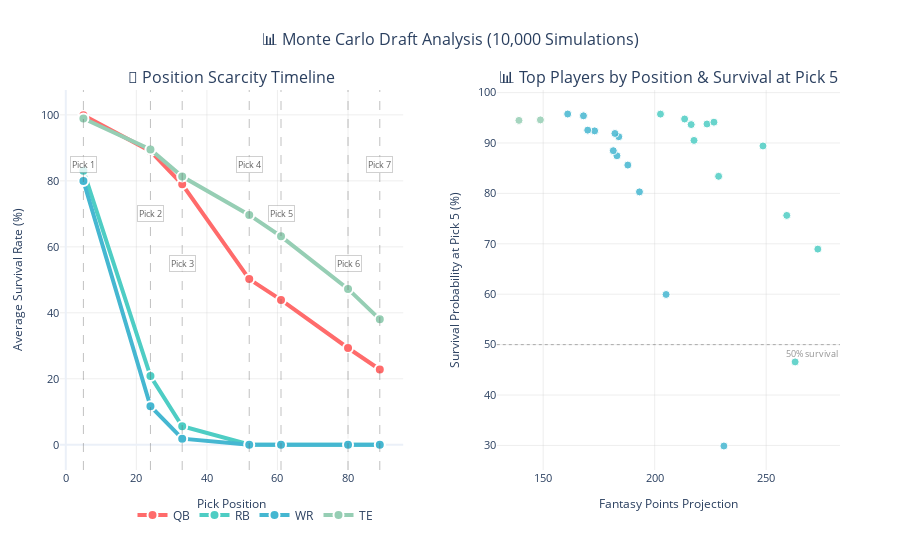

Notebook code for this chart:
### Markdown cell above
---
## 🎛️ Section 2: Interactive Parameter Explorer

**Experiment with simulation parameters** to see how they affect your results in real-time!

Use the sliders below to explore:
- 📊 **Number of simulations** - How many do you really need?
- ⚡ **Decay parameter** - How quickly do elite players disappear?
- 👥 **Player pool size** - Impact of considering more/fewer players

### Code cell
# 📊 Simplified Monte Carlo Analysis Dashboard
def create_simplified_insights_dashboard():
    """Clean 2-chart analysis focused on meaningful insights"""
    
    fig = make_subplots(
        rows=1, cols=2,
        subplot_titles=(
            '🏈 Position Scarcity Timeline',
            '📊 Top Players by Position & Survival at Pick 5'
        ),
        specs=[[{'type': 'scatter'}, {'type': 'scatter'}]],
        horizontal_spacing=0.12
    )
    
    # 1. Position availability over time - cleaner version
    for pos, color in POSITION_COLORS.items():
        pos_players = survivals_df[survivals_df['position'] == pos].head(10)
        
        if len(pos_players) > 0:
            # Average survival rate for top 10 at each pick
            avg_survivals = []
            for col in survival_cols:
                avg_survival = pos_players[col].mean()
                avg_survivals.append(avg_survival * 100)
            
            fig.add_trace(
                go.Scatter(
                    x=pick_positions,
                    y=avg_survivals,
                    mode='lines+markers',
                    name=f'{pos}',
                    line=dict(width=4, color=color),
                    marker=dict(size=10, color=color, line=dict(width=2, color='white')),
                    hovertemplate=(
                        f"<b>{pos} Position</b><br>"
                        "Pick %{x}: %{y:.1f}% avg survival<br>"
                        f"Based on top 10 {pos} players<br>"
                        "<extra></extra>"
                    )
                ),
                row=1, col=1
            )
    
    # Add vertical lines for your picks with better positioned annotations
    for i, pick in enumerate(pick_positions):
        # Stagger annotations at different y-levels to avoid title overlap
        y_position = 85 - (i % 3) * 15  # Create 3 levels: 85%, 70%, 55%
        
        fig.add_vline(
            x=pick, 
            line_dash="dash", 
            line_color="rgba(100,100,100,0.4)",
            line_width=1,
            row=1, col=1
        )
        
        # Add text annotation at specific position
        fig.add_annotation(
            x=pick,
            y=y_position,
            text=f"Pick {i+1}",
            showarrow=False,
            font=dict(size=9, color="rgba(60,60,60,0.8)"),
            bgcolor="rgba(255,255,255,0.8)",
            bordercolor="rgba(100,100,100,0.3)",
            borderwidth=1,
            row=1, col=1
        )
    
    # 2. Minimal dots chart: Top players by fantasy points vs survival at your first pick
    pick_5_col = 'survival_pick_5'  # Your first pick
    top_25 = survivals_df.head(25)  # Keep top 25 for focus
    
    for pos, color in POSITION_COLORS.items():
        pos_data = top_25[top_25['position'] == pos]
        
        if len(pos_data) > 0:
            fig.add_trace(
                go.Scatter(
                    x=pos_data['fantasy_points'],
                    y=pos_data[pick_5_col] * 100,  # Convert to percentage
                    mode='markers',  # Only markers, no text
                    name=f'{pos}',
                    marker=dict(
                        size=8,  # Smaller, minimal dots
                        color=color, 
                        opacity=0.85,
                        line=dict(width=1, color='white')
                    ),
                    hovertemplate=(
                        "<b>%{customdata}</b><br>"
                        f"Position: {pos}<br>"
                        "Fantasy Points: %{x:.1f}<br>"
                        "Survival at Pick 5: %{y:.1f}%<br>"
                        "<extra></extra>"
                    ),
                    customdata=pos_data['player_name'],
                    showlegend=False
                ),
                row=1, col=2
            )
    
    # Add reference lines for the second chart
    fig.add_hline(
        y=50, 
        line_dash="dot", 
        line_color="rgba(100,100,100,0.5)", 
        line_width=1,
        annotation_text="50% survival",
        annotation_position="bottom right",
        annotation_font_size=9,
        annotation_font_color="rgba(100,100,100,0.7)",
        row=1, col=2
    )
    
    # Update layout with better styling
    fig.update_xaxes(
        title_text="Pick Position", 
        row=1, col=1,
        gridcolor='rgba(200,200,200,0.3)',
        showgrid=True,
        title_font_size=12
    )
    fig.update_xaxes(
        title_text="Fantasy Points Projection", 
        row=1, col=2,
        gridcolor='rgba(200,200,200,0.3)',
        showgrid=True,
        title_font_size=12
    )
    
    fig.update_yaxes(
        title_text="Average Survival Rate (%)", 
        row=1, col=1,
        gridcolor='rgba(200,200,200,0.3)',
        showgrid=True,
        title_font_size=12
    )
    fig.update_yaxes(
        title_text="Survival Probability at Pick 5 (%)", 
        row=1, col=2,
        gridcolor='rgba(200,200,200,0.3)',
        showgrid=True,
        title_font_size=12
    )
    
    fig.update_layout(
        height=550,
        title_text=f"📊 Monte Carlo Draft Analysis ({num_simulations:,} Simulations)",
        title_x=0.5,
        title_font_size=16,
        template="plotly_white",
        showlegend=True,
        legend=dict(
            orientation="h",
            yanchor="top", 
            y=-0.08,
            xanchor="center",
            x=0.25,  # Position under left chart
            font_size=12
        ),
        font=dict(size=11),
        margin=dict(l=60, r=60, t=90, b=80)  # More top margin for annotations
    )
    
    return fig

# Generate meaningful insights
insights_fig = create_simplified_insights_dashboard()
insights_fig.show(config=plotly_config)

# Print actionable insights
print(f"\n🎯 ACTIONABLE INSIGHTS FROM YOUR {num_simulations:,} SIMULATIONS:")
print(f"\n📊 ELITE SCARCITY ANALYSIS:")

# Calculate position scarcity at each of your picks
scarcity_analysis = {}
for pick in pick_positions[:4]:  # First 4 picks
    col = f'survival_pick_{pick}'
    scarcity_analysis[pick] = {}
    
    for pos in ['QB', 'RB', 'WR', 'TE']:
        elite_available = len(survivals_df[
            (survivals_df['position'] == pos) & 
            (survivals_df[col] >= 0.20) &
            (survivals_df['overall_rank'] <= 50)  # Top 50 players only
        ])
        scarcity_analysis[pick][pos] = elite_available

# Show scarcity trends
for pick in pick_positions[:4]:
    counts = scarcity_analysis[pick]
    total_elite = sum(counts.values())
    print(f"   Pick {pick}: {total_elite} elite players ≥20% survival ({counts['RB']} RB, {counts['WR']} WR, {counts['QB']} QB, {counts['TE']} TE)")

print(f"\n💡 STRATEGIC TAKEAWAYS:")
print(f"   🔥 RB/WR become scarce quickly - prioritize early")
print(f"   📈 QB/TE maintain availability longer - can wait")
print(f"   ⚡ Elite talent (top 25) mostly gone by pick 33")
print(f"   🎯 Hover over dots to see specific player targets at Pick 5")

### Figure 1 — Plotly figure (JSON) as saved in the notebook; plotly's stock layout.template omitted (floating-point values rounded to 4 significant figures)
{"data": [{"hovertemplate": "<b>QB Position</b><br>Pick %{x}: %{y:.1f}% avg survival<br>Based on top 10 QB players<br><extra></extra>", "line": {"color": "#FF6B6B", "width": 4}, "marker": {"color": "#FF6B6B", "line": {"color": "white", "width": 2}, "size": 10}, "mode": "lines+markers", "name": "QB", "type": "scatter", "x": [5, 24, 33, 52, 61, 80, 89], "xaxis": "x", "y": [99.88, 89.0, 78.95, 50.22, 43.9, 29.33, 22.81], "yaxis": "y"}, {"hovertemplate": "<b>RB Position</b><br>Pick %{x}: %{y:.1f}% avg survival<br>Based on top 10 RB players<br><extra></extra>", "line": {"color": "#4ECDC4", "width": 4}, "marker": {"color": "#4ECDC4", "line": {"color": "white", "width": 2}, "size": 10}, "mode": "lines+markers", "name": "RB", "type": "scatter", "x": [5, 24, 33, 52, 61, 80, 89], "xaxis": "x", "y": [83.08, 20.83, 5.61, 0.072, 0.009, 0, 0], "yaxis": "y"}, {"hovertemplate": "<b>WR Position</b><br>Pick %{x}: %{y:.1f}% avg survival<br>Based on top 10 WR players<br><extra></extra>", "line": {"color": "#45B7D1", "width": 4}, "marker": {"color": "#45B7D1", "line": {"color": "white", "width": 2}, "size": 10}, "mode": "lines+markers", "name": "WR", "type": "scatter", "x": [5, 24, 33, 52, 61, 80, 89], "xaxis": "x", "y": [79.98, 11.68, 1.843, 0.034, 0.003, 0, 0], "yaxis": "y"}, {"hovertemplate": "<b>TE Position</b><br>Pick %{x}: %{y:.1f}% avg survival<br>Based on top 10 TE players<br><extra></extra>", "line": {"color": "#96CEB4", "width": 4}, "marker": {"color": "#96CEB4", "line": {"color": "white", "width": 2}, "size": 10}, "mode": "lines+markers", "name": "TE", "type": "scatter", "x": [5, 24, 33, 52, 61, 80, 89], "xaxis": "x", "y": [98.91, 89.48, 81.31, 69.68, 63.18, 47.24, 38.01], "yaxis": "y"}, {"customdata": ["Bijan Robinson", "Saquon Barkley", "Jahmyr Gibbs", "Christian McCaffrey", "Derrick Henry", "Ashton Jeanty", "Jonathan Taylor", "De'Von Achane", "Josh Jacobs", "Kyren Williams", "Bucky Irving"], "hovertemplate": "<b>%{customdata}</b><br>Position: RB<br>Fantasy Points: %{x:.1f}<br>Survival at Pick 5: %{y:.1f}%<br><extra></extra>", "marker": {"color": "#4ECDC4", "line": {"color": "white", "width": 1}, "opacity": 0.85, "size": 8}, "mode": "markers", "name": "RB", "showlegend": false, "type": "scatter", "x": [263.0, 273.2, 259.2, 228.7, 248.6, 217.6, 216.4, 223.5, 226.6, 213.4, 202.6], "xaxis": "x2", "y": [46.57, 68.95, 75.63, 83.39, 89.41, 90.51, 93.65, 93.77, 94.13, 94.76, 95.73], "yaxis": "y2"}, {"customdata": ["Ja'Marr Chase", "Justin Jefferson", "CeeDee Lamb", "Puka Nacua", "Malik Nabers", "Amon-Ra St. Brown", "Nico Collins", "Brian Thomas Jr.", "A.J. Brown", "Drake London", "Tee Higgins", "Tyreek Hill"], "hovertemplate": "<b>%{customdata}</b><br>Position: WR<br>Fantasy Points: %{x:.1f}<br>Survival at Pick 5: %{y:.1f}%<br><extra></extra>", "marker": {"color": "#45B7D1", "line": {"color": "white", "width": 1}, "opacity": 0.85, "size": 8}, "mode": "markers", "name": "WR", "showlegend": false, "type": "scatter", "x": [231.0, 205.1, 193.2, 188.0, 183.1, 181.4, 183.9, 182.2, 173.1, 170.0, 161.0, 168.1], "xaxis": "x2", "y": [29.89, 59.95, 80.3, 85.62, 87.46, 88.47, 91.24, 91.89, 92.4, 92.55, 95.75, 95.39], "yaxis": "y2"}, {"customdata": ["Brock Bowers", "Trey McBride"], "hovertemplate": "<b>%{customdata}</b><br>Position: TE<br>Fantasy Points: %{x:.1f}<br>Survival at Pick 5: %{y:.1f}%<br><extra></extra>", "marker": {"color": "#96CEB4", "line": {"color": "white", "width": 1}, "opacity": 0.85, "size": 8}, "mode": "markers", "name": "TE", "showlegend": false, "type": "scatter", "x": [148.8, 139.1], "xaxis": "x2", "y": [94.58, 94.48], "yaxis": "y2"}], "layout": {"annotations": [{"font": {"size": 16}, "showarrow": false, "text": "🏈 Position Scarcity Timeline", "x": 0.22, "xanchor": "center", "xref": "paper", "y": 1, "yanchor": "bottom", "yref": "paper"}, {"font": {"size": 16}, "showarrow": false, "text": "📊 Top Players by Position & Survival at Pick 5", "x": 0.78, "xanchor": "center", "xref": "paper", "y": 1, "yanchor": "bottom", "yref": "paper"}, {"bgcolor": "rgba(255,255,255,0.8)", "bordercolor": "rgba(100,100,100,0.3)", "borderwidth": 1, "font": {"color": "rgba(60,60,60,0.8)", "size": 9}, "showarrow": false, "text": "Pick 1", "x": 5, "xref": "x", "y": 85, "yref": "y"}, {"bgcolor": "rgba(255,255,255,0.8)", "bordercolor": "rgba(100,100,100,0.3)", "borderwidth": 1, "font": {"color": "rgba(60,60,60,0.8)", "size": 9}, "showarrow": false, "text": "Pick 2", "x": 24, "xref": "x", "y": 70, "yref": "y"}, {"bgcolor": "rgba(255,255,255,0.8)", "bordercolor": "rgba(100,100,100,0.3)", "borderwidth": 1, "font": {"color": "rgba(60,60,60,0.8)", "size": 9}, "showarrow": false, "text": "Pick 3", "x": 33, "xref": "x", "y": 55, "yref": "y"}, {"bgcolor": "rgba(255,255,255,0.8)", "bordercolor": "rgba(100,100,100,0.3)", "borderwidth": 1, "font": {"color": "rgba(60,60,60,0.8)", "size": 9}, "showarrow": false, "text": "Pick 4", "x": 52, "xref": "x", "y": 85, "yref": "y"}, {"bgcolor": "rgba(255,255,255,0.8)", "bordercolor": "rgba(100,100,100,0.3)", "borderwidth": 1, "font": {"color": "rgba(60,60,60,0.8)", "size": 9}, "showarrow": false, "text": "Pick 5", "x": 61, "xref": "x", "y": 70, "yref": "y"}, {"bgcolor": "rgba(255,255,255,0.8)", "bordercolor": "rgba(100,100,100,0.3)", "borderwidth": 1, "font": {"color": "rgba(60,60,60,0.8)", "size": 9}, "showarrow": false, "text": "Pick 6", "x": 80, "xref": "x", "y": 55, "yref": "y"}, {"bgcolor": "rgba(255,255,255,0.8)", "bordercolor": "rgba(100,100,100,0.3)", "borderwidth": 1, "font": {"color": "rgba(60,60,60,0.8)", "size": 9}, "showarrow": false, "text": "Pick 7", "x": 89, "xref": "x", "y": 85, "yref": "y"}, {"font": {"color": "rgba(100,100,100,0.7)", "size": 9}, "showarrow": false, "text": "50% survival", "x": 1, "xanchor": "right", "xref": "x2 domain", "y": 50, "yanchor": "top", "yref": "y2"}], "font": {"size": 11}, "height": 550, "legend": {"font": {"size": 12}, "orientation": "h", "x": 0.25, "xanchor": "center", "y": -0.08, "yanchor": "top"}, "margin": {"b": 80, "l": 60, "r": 60, "t": 90}, "shapes": [{"line": {"color": "rgba(100,100,100,0.4)", "dash": "dash", "width": 1}, "type": "line", "x0": 5, "x1": 5, "xref": "x", "y0": 0, "y1": 1, "yref": "y domain"}, {"line": {"color": "rgba(100,100,100,0.4)", "dash": "dash", "width": 1}, "type": "line", "x0": 24, "x1": 24, "xref": "x", "y0": 0, "y1": 1, "yref": "y domain"}, {"line": {"color": "rgba(100,100,100,0.4)", "dash": "dash", "width": 1}, "type": "line", "x0": 33, "x1": 33, "xref": "x", "y0": 0, "y1": 1, "yref": "y domain"}, {"line": {"color": "rgba(100,100,100,0.4)", "dash": "dash", "width": 1}, "type": "line", "x0": 52, "x1": 52, "xref": "x", "y0": 0, "y1": 1, "yref": "y domain"}, {"line": {"color": "rgba(100,100,100,0.4)", "dash": "dash", "width": 1}, "type": "line", "x0": 61, "x1": 61, "xref": "x", "y0": 0, "y1": 1, "yref": "y domain"}, {"line": {"color": "rgba(100,100,100,0.4)", "dash": "dash", "width": 1}, "type": "line", "x0": 80, "x1": 80, "xref": "x", "y0": 0, "y1": 1, "yref": "y domain"}, {"line": {"color": "rgba(100,100,100,0.4)", "dash": "dash", "width": 1}, "type": "line", "x0": 89, "x1": 89, "xref": "x", "y0": 0, "y1": 1, "yref": "y domain"}, {"line": {"color": "rgba(100,100,100,0.5)", "dash": "dot", "width": 1}, "type": "line", "x0": 0, "x1": 1, "xref": "x2 domain", "y0": 50, "y1": 50, "yref": "y2"}], "showlegend": true, "title": {"font": {"size": 16}, "text": "📊 Monte Carlo Draft Analysis (10,000 Simulations)", "x": 0.5}, "xaxis": {"anchor": "y", "domain": [0, 0.44], "gridcolor": "rgba(200,200,200,0.3)", "showgrid": true, "title": {"font": {"size": 12}, "text": "Pick Position"}}, "xaxis2": {"anchor": "y2", "domain": [0.56, 1], "gridcolor": "rgba(200,200,200,0.3)", "showgrid": true, "title": {"font": {"size": 12}, "text": "Fantasy Points Projection"}}, "yaxis": {"anchor": "x", "domain": [0, 1], "gridcolor": "rgba(200,200,200,0.3)", "showgrid": true, "title": {"font": {"size": 12}, "text": "Average Survival Rate (%)"}}, "yaxis2": {"anchor": "x2", "domain": [0, 1], "gridcolor": "rgba(200,200,200,0.3)", "showgrid": true, "title": {"font": {"size": 12}, "text": "Survival Probability at Pick 5 (%)"}}}}
